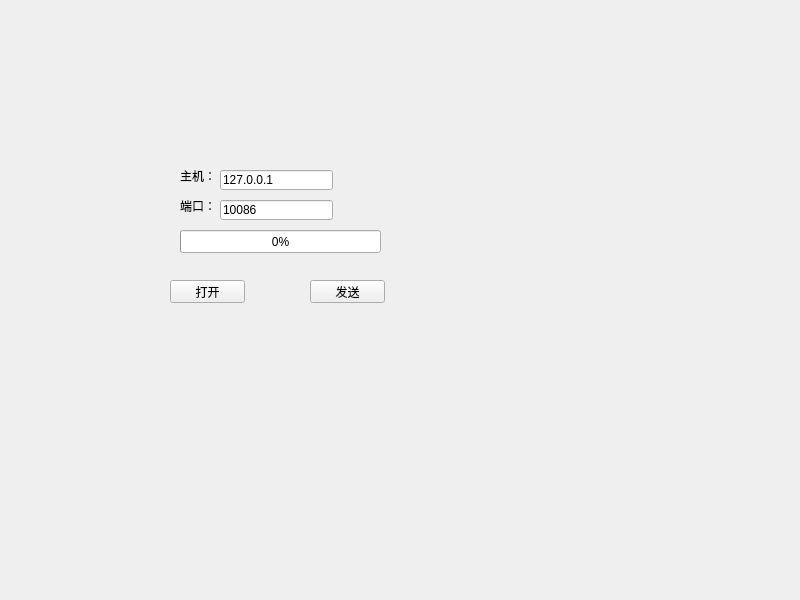
<?xml version="1.0" encoding="UTF-8"?>
<ui version="4.0">
 <class>Widget</class>
 <widget class="QWidget" name="Widget">
  <property name="geometry">
   <rect>
    <x>0</x>
    <y>0</y>
    <width>800</width>
    <height>600</height>
   </rect>
  </property>
  <property name="windowTitle">
   <string>Widget</string>
  </property>
  <widget class="QPushButton" name="openBtn">
   <property name="geometry">
    <rect>
     <x>170</x>
     <y>280</y>
     <width>75</width>
     <height>23</height>
    </rect>
   </property>
   <property name="text">
    <string>打开</string>
   </property>
  </widget>
  <widget class="QPushButton" name="sendBtn">
   <property name="geometry">
    <rect>
     <x>310</x>
     <y>280</y>
     <width>75</width>
     <height>23</height>
    </rect>
   </property>
   <property name="text">
    <string>发送</string>
   </property>
  </widget>
  <widget class="QLabel" name="label">
   <property name="geometry">
    <rect>
     <x>180</x>
     <y>170</y>
     <width>54</width>
     <height>12</height>
    </rect>
   </property>
   <property name="text">
    <string>主机：</string>
   </property>
  </widget>
  <widget class="QLabel" name="label_2">
   <property name="geometry">
    <rect>
     <x>180</x>
     <y>200</y>
     <width>54</width>
     <height>12</height>
    </rect>
   </property>
   <property name="text">
    <string>端口：</string>
   </property>
  </widget>
  <widget class="QLineEdit" name="hostLineEdit">
   <property name="geometry">
    <rect>
     <x>220</x>
     <y>170</y>
     <width>113</width>
     <height>20</height>
    </rect>
   </property>
   <property name="text">
    <string>127.0.0.1</string>
   </property>
  </widget>
  <widget class="QLineEdit" name="portLineEdit">
   <property name="geometry">
    <rect>
     <x>220</x>
     <y>200</y>
     <width>113</width>
     <height>20</height>
    </rect>
   </property>
   <property name="text">
    <string>10086</string>
   </property>
  </widget>
  <widget class="QProgressBar" name="clientProgressBar">
   <property name="geometry">
    <rect>
     <x>180</x>
     <y>230</y>
     <width>201</width>
     <height>23</height>
    </rect>
   </property>
   <property name="value">
    <number>0</number>
   </property>
  </widget>
  <widget class="QLabel" name="clientStatusLabel">
   <property name="geometry">
    <rect>
     <x>180</x>
     <y>260</y>
     <width>201</width>
     <height>16</height>
    </rect>
   </property>
   <property name="text">
    <string/>
   </property>
  </widget>
 </widget>
 <resources/>
 <connections/>
</ui>
